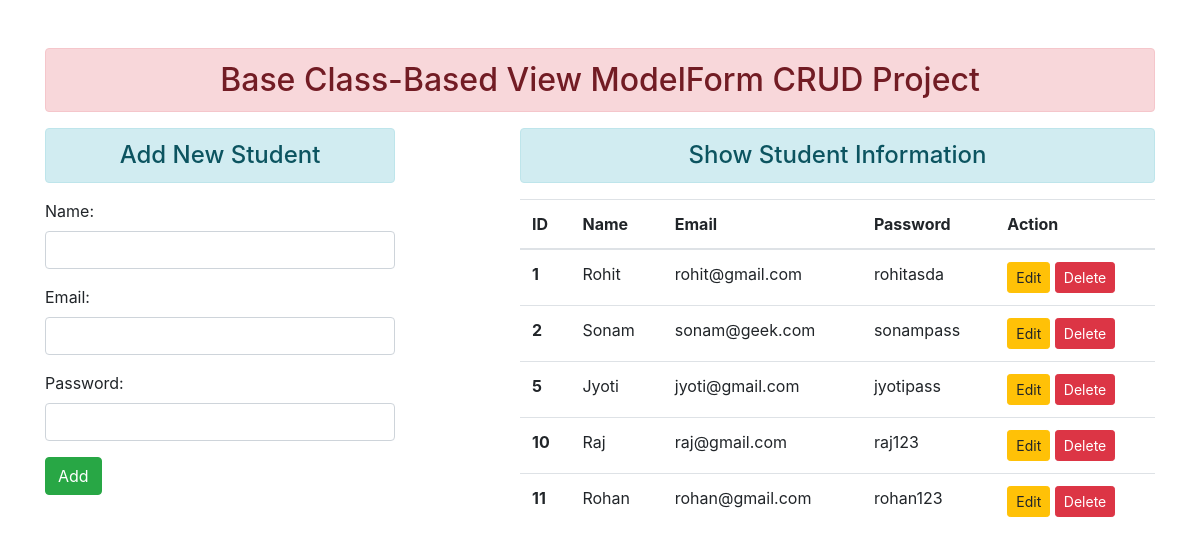
The page / on the database its author committed.
### enroll/models.py (models this page shows)
class User(models.Model):
 name = models.CharField(max_length=70)
 email = models.EmailField(max_length=100)
 password = models.CharField(max_length=100)

### enroll/views.py (the view, shortened to what this page needs)
# urls.py: path('', views.UserAddShowView.as_view(), name='addandshow'),
class UserAddShowView(TemplateView):
  template_name = 'enroll/addandshow.html'
  def get_context_data(self, *args, **kwargs):
    context = super().get_context_data(**kwargs)
    fm = StudentRegistration()
    stud = User.objects.all()
    context = {'stu':stud, 'form':fm}
    return context

### enroll/forms.py
class StudentRegistration(forms.ModelForm):
 class Meta:
  model = User
  fields = ['name', 'email', 'password']
  widgets = {
   'name': forms.TextInput(attrs={'class':'form-control'}),
   'email': forms.EmailInput(attrs={'class':'form-control'}),
   'password': forms.PasswordInput(render_value=True, attrs={'class':'form-control'}),
  }

### enroll/templates/enroll/addandshow.html (shortened to what this page needs)
{% extends 'enroll/base.html' %}
{% block content %}
<div class="row">
 <div class="col-sm-4">
  <h4 class="text-center alert alert-info">Add New Student</h4>
  <form action="" method="POST">
   {{form.as_p}}
   <input type="submit" class="btn btn-success" value="Add">
  </form>
 </div>
 <div class="col-sm-7 offset-1">
  <h4 class="text-center alert alert-info">Show Student Information</h4>
  {% if stu %}
   <table class="table table-hover">
     <thead>
       <tr>
         <th scope="col">ID</th>
         <th scope="col">Name</th>
         <th scope="col">Email</th>
         <th scope="col">Password</th>
         <th scope="col">Action</th>
       </tr>
     </thead>
     <tbody>
      {% for st in stu %}
       <tr>
         <th scope="row">{{st.id}}</th>
         <td>{{st.name}}</td>
         <td>{{st.email}}</td>
         <td>{{st.password}}</td>
         <td>
         <a href="{% url 'updatedata' st.id %}" class="btn btn-warning btn-sm">Edit</a>
         <form action="{% url 'deletedata' st.id %}" method="post" class="d-inline"> {% csrf_token %}
          <input type="submit" class="btn btn-danger btn-sm" value="Delete">
         </form>
         </td>
       </tr>
      {% endfor %}
     </tbody>
   </table>
  {% else %}
   <h4 class="text-center alert alert-warning">No Records</h4>
  {% endif %}
 </div>
</div>
{% endblock content %}

### enroll/templates/enroll/base.html (shortened to what this page needs)
<!DOCTYPE html>
{% load static %}
<html lang="en">
<head>
 <link rel="stylesheet" href="{% static 'enroll/css/bootstrap.css' %}">
</head>
<body>
 <div class="container mt-5">
  <h2 class="text-center alert alert-danger">Base Class-Based View ModelForm CRUD Project</h2>
  {% block content %} {% endblock content %}
 </div>
</body>
</html>

### rows shown on the page
User: id "1", name "Rohit", email "rohit@gmail.com", password "rohitasda"
User: id "2", name "Sonam", email "sonam@geek.com", password "sonampass"
User: id "5", name "Jyoti", email "jyoti@gmail.com", password "jyotipass"
User: id "10", name "Raj", email "raj@gmail.com", password "raj123"
User: id "11", name "Rohan", email "rohan@gmail.com", password "rohan123"
